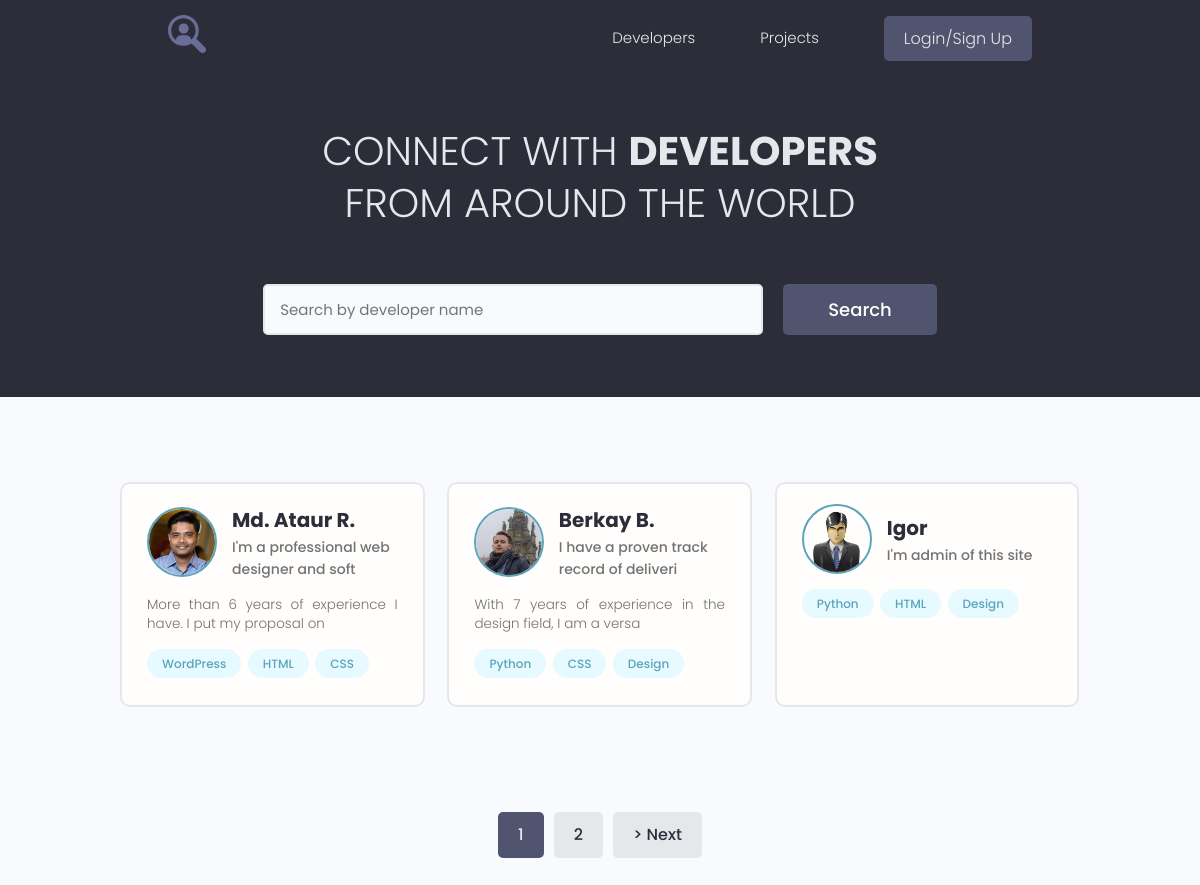
Before: / with the older database file.
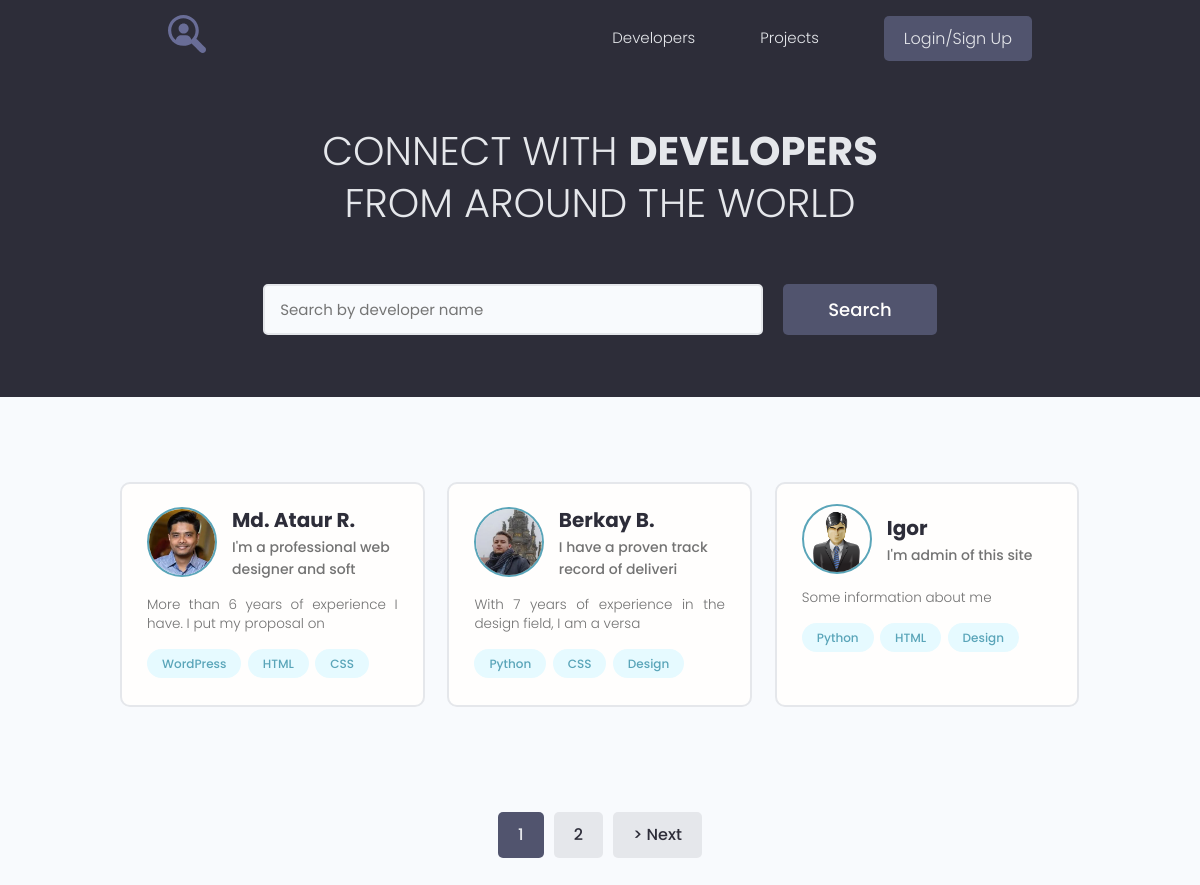
After: the same page with the newer database file.
### users/models.py (models this page shows, shortened)
class Profile(models.Model):
    user = models.OneToOneField(User, on_delete=models.CASCADE, null=True, blank=True)
    name = models.CharField(max_length=200, null=True, blank=True)
    email = models.EmailField(max_length=500, null=True, blank=True)
    username = models.CharField(max_length=200, null=True, blank=True)
    short_intro = models.CharField(max_length=200, null=True, blank=True)
    bio = models.TextField(null=True, blank=True)
    profile_image = models.ImageField(upload_to='profiles/', default='profile/user-default.png')
    social_github = models.CharField(max_length=200, null=True, blank=True)
    social_youtube = models.CharField(max_length=200, null=True, blank=True)
    social_website = models.CharField(max_length=200, null=True, blank=True)
    created = models.DateTimeField(auto_now_add=True)

### users/views.py (the view)
# urls.py: path('', views.profiles, name='profiles'),
def profiles(request):
    prof, search_query = search_profiles(request)
    custom_range, prof = paginate_profiles(request, prof, 3)
    context = {'profiles': prof, 'search_query': search_query, 'custom_range': custom_range}
    return render(request, 'users/index.html', context)

### users/models.py (called while the page is built)
    def __str__(self):
        return f'{self.name}'

### users/utils.py (called while the page is built)
def paginate_profiles(request, profiles, results):
    page = request.GET.get('page', 1)
    paginator = Paginator(profiles, results, allow_empty_first_page=True)
    profiles = paginator.get_page(page)
    left_index = int(page) - 1
    if left_index < 1:
        left_index = 1
    right_index = int(page) + 2
    if right_index > paginator.num_pages:
        right_index = paginator.num_pages + 1
    custom_range = range(left_index, right_index)
    return custom_range, profiles

def search_profiles(request):
    search_query = ''
    if request.GET.get('search_query'):
        search_query = request.GET.get('search_query')
    skills = Skill.objects.filter(name__icontains=search_query)  # name__icontains - частичное совпадение при поиске
    profile = Profile.objects.distinct().filter(Q(name__icontains=search_query) |
                                             Q(short_intro__icontains=search_query) |
                                             Q(skill__in=skills))
    return profile, search_query

### users/templates/users/index.html (shortened to what this page needs)
{% extends 'projects/base.html' %}
{% block content %}
{% load static %}
  <main class="home">
    <section class="hero-section text-center">
      <div class="container container--narrow">
        <div class="hero-section__box">
          <h2>CONNECT WITH <span>DEVELOPERS</span></h2>
          <h2>FROM AROUND THE WORLD</h2>
        </div>
        <div class="hero-section__search">
          <form id="search" class="form" action="{% url 'profiles' %}" method="get">
            <div class="form__field">
              <input class="input input--text" id="formInput#search" type="text" name="search_query"
                placeholder="Search by developer name" value="{{search_query}}"/>
            </div>
            <input class="btn btn--sub btn--lg" type="submit" value="Search" />
          </form>
        </div>
      </div>
    </section>
    <section class="devlist">
      <div class="container">
        <div class="grid grid--three">
          {% for profile in profiles %}
          <div class="column card">
            <div class="dev">
              <a href="{% url 'user_profile' profile.id %}" class="card__body">
                <div class="dev__profile">
                  <img class="avatar avatar--md" src="{{ profile.profile_image.url }}" alt="image" />
                  <div class="dev__meta">
                    <h3>{{ profile.name }}</h3>
                    <h5>{{ profile.short_intro|slice:"40" }}</h5>
                  </div>
                </div>
                <p class="dev__info">
                  {{ profile.bio|slice:"60" }}
                </p>
                <div class="dev__skills">
                  {% for skill in profile.skill_set.all|slice:"3" %}
                  <span class="tag tag--pill tag--main">
                    <small>{{ skill }}</small>
                  </span>
                  {% endfor %}
                </div>
              </a>
            </div>
          </div>
          {% endfor %}
        </div>
      </div>
    </section>
    {% include 'projects/pagination.html' with queryset=profiles custom_range=custom_range %}
  </main>
{% endblock %}

Changed rows visible on the page:
changed Profile "Igor": bio (not shown) → "Some information about me"
